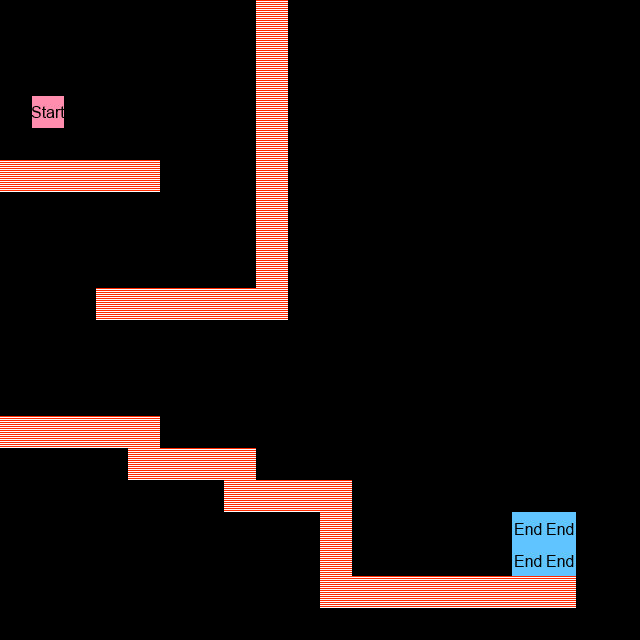

Tiled map render using the project's own tile images. Description and the map definition, with tile-layer contents summarised, below:
An orthogonal 20x20 tile map with 32x32 px tiles, 2 tile layers (Ground, Collision).

<map version="1.0" orientation="orthogonal" width="20" height="20" tilewidth="32" tileheight="32">
 <tileset firstgid="1" name="leveltiles" tilewidth="32" tileheight="32">
  <image source="../32px/leveltiles.png" width="192" height="160" />
 </tileset>
 <layer name="Ground" width="20" height="20">
  <data>[400 cells, 48 non-empty, 3 distinct tile ids]</data>
 </layer>
 <layer name="Collision" width="20" height="20">
  <data>[400 cells, 43 non-empty, 1 distinct tile ids]</data>
 </layer>
</map>